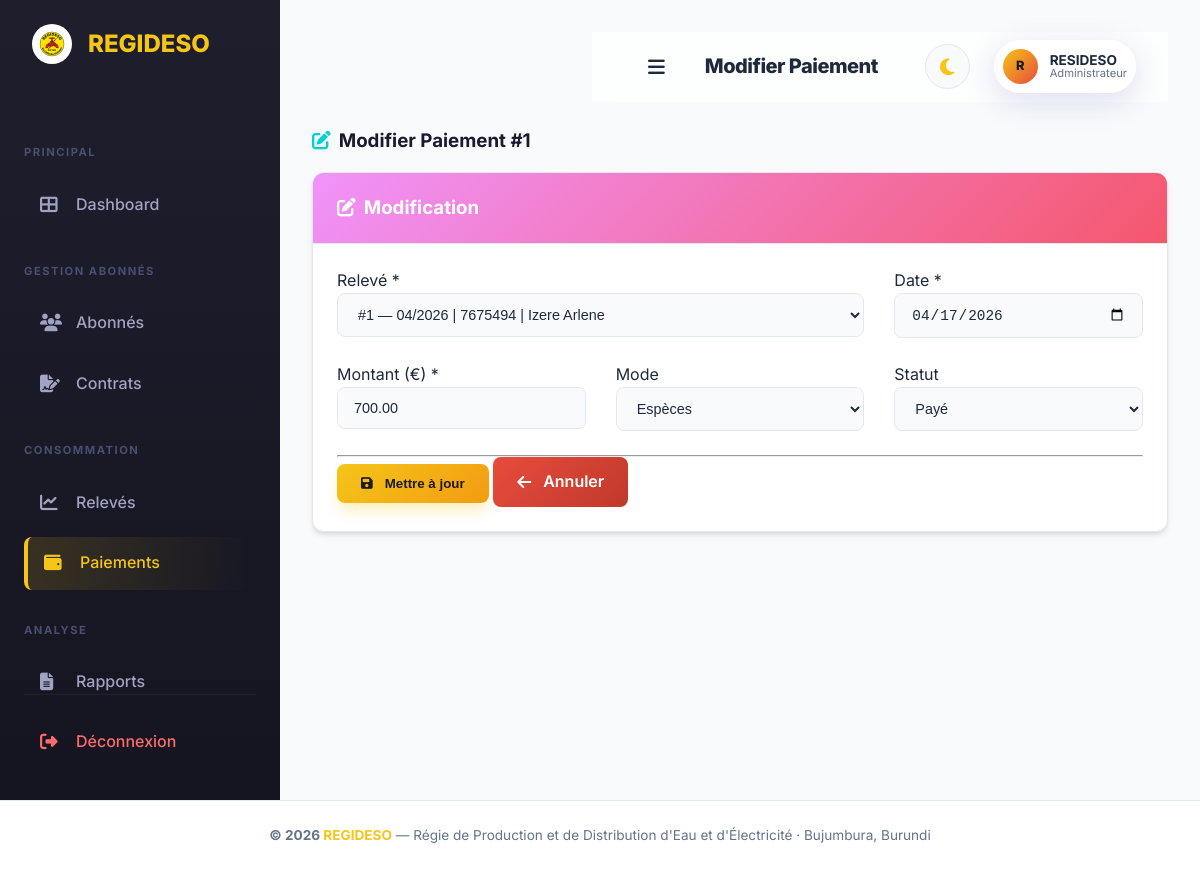
The page /paiements/edit.php?id=1 (signed in) on the database its author committed.
### tables this page shows
CREATE TABLE `paiement` (
  `id_paiement` int(11) NOT NULL,
  `date_paiement` date DEFAULT curdate(),
  `montant_paiement` decimal(10,2) NOT NULL,
  `mode_paiement` varchar(30) DEFAULT 'Esp??ces',
  `Statut_paiement` varchar(30) DEFAULT 'Pay??',
  `releve_id_releve` int(11) NOT NULL
);

### includes/functions.php (called while the page is built, shortened)
<?php
function sanitize($data) {
    return htmlspecialchars(trim($data), ENT_QUOTES, 'UTF-8');
}

### paiements/edit.php (the view, shortened to what this page needs)
<?php
require_once __DIR__ . '/../config/database.php';
require_once __DIR__ . '/../includes/functions.php';
$id = (int)($_GET['id'] ?? 0);
$stmt = $pdo->prepare("SELECT * FROM paiement WHERE id_paiement = ?");
$stmt->execute([$id]);
$paiement = $stmt->fetch();
$releves = $pdo->query("SELECT r.id_releve, r.periode_releve, r.ConsommationCalculee_releve, cm.numero_Compteur, a.nom_abonnes, a.prenom_abonnes
    FROM releve r LEFT JOIN compteur cm ON r.id_Compteur = cm.id_Compteur
    LEFT JOIN point_de_service p ON cm.id_Point_de_service = p.id_Point_de_service
    LEFT JOIN contrat c ON p.id_Contrat = c.id_Contrat LEFT JOIN abonne a ON c.idabonne_abonnes = a.idabonne_abonnes ORDER BY r.id_releve DESC")->fetchAll();
$errors = [];
if ($_SERVER['REQUEST_METHOD'] === 'POST') {
    if (!verify_csrf_token($_POST['csrf_token'] ?? '')) $errors[] = 'Token CSRF invalide.';
    $date_paiement = trim($_POST['date_paiement'] ?? '');
    $montant       = (float)($_POST['montant'] ?? 0);
    $mode          = trim($_POST['mode'] ?? '');
    $statut        = trim($_POST['statut'] ?? '');
    $releve_id     = (int)($_POST['releve_id'] ?? 0);
    if (empty($date_paiement)) $errors[] = 'Date obligatoire.';
    if ($montant <= 0)         $errors[] = 'Montant doit être > 0.';
    if ($releve_id <= 0)       $errors[] = 'Sélectionnez un relevé.';
    if (empty($errors)) {
        $stmt = $pdo->prepare("UPDATE paiement SET date_paiement=?, montant_paiement=?, mode_paiement=?, Statut_paiement=?, releve_id_releve=? WHERE id_paiement=?");
        $stmt->execute([$date_paiement, $montant, $mode, $statut, $releve_id, $id]);
        set_flash('success', 'Paiement modifié avec succès.');
        header('Location: index.php'); exit;
    }
} else {
    $date_paiement = $paiement['date_paiement'];
    $montant       = $paiement['montant_paiement'];
    $mode          = $paiement['mode_paiement'];
    $statut        = $paiement['Statut_paiement'];
    $releve_id     = $paiement['releve_id_releve'];
}
require_once __DIR__ . '/../includes/header.php';
?>
<div class="row mb-3"><div class="col-12"><h3 style="font-weight:700;color:#1a1a2e;"><i class="fas fa-edit mr-2" style="color:#00d2d3;"></i>Modifier Paiement #<?= $id ?></h3></div></div>
<div class="card">
    <div class="card-header" style="background:linear-gradient(135deg,#f093fb,#f5576c);color:white;"><h3 class="card-title"><i class="fas fa-edit mr-2"></i>Modification</h3></div>
    <div class="card-body">
        <form method="POST">
            <div class="row">
                <div class="col-md-8"><div class="form-group"><label>Relevé <span class="text-danger">*</span></label>
                    <select name="releve_id" class="form-control" required><option value="">-- Sélectionner --</option>
                    <?php foreach ($releves as $r): ?><option value="<?= $r['id_releve'] ?>" <?= ($releve_id == $r['id_releve']) ? 'selected' : '' ?>>#<?= $r['id_releve'] ?> </option><?php endforeach; ?>
                    </select></div></div>
                <div class="col-md-4"><div class="form-group"><label>Date <span class="text-danger">*</span></label><input type="date" name="date_paiement" class="form-control" value="<?= sanitize($date_paiement) ?>" required></div></div>
            </div>
            <div class="row">
                <div class="col-md-4"><div class="form-group"><label>Montant (€) <span class="text-danger">*</span></label><input type="number" step="0.01" name="montant" class="form-control" value="<?= $montant ?>" required></div></div>
                <div class="col-md-4"><div class="form-group"><label>Mode</label><select name="mode" class="form-control"><option value="Espèces" <?= $mode==='Espèces'?'selected':'' ?>>Espèces</option></select></div></div>
                <div class="col-md-4"><div class="form-group"><label>Statut</label><select name="statut" class="form-control"><option value="Payé" <?= $statut==='Payé'?'selected':'' ?>>Payé</option></select></div></div>
            </div>
            <hr>
            <button type="submit" class="btn btn-primary"><i class="fas fa-save mr-1"></i> Mettre à jour</button>
            <a href="index.php" class="btn btn-secondary"><i class="fas fa-arrow-left mr-1"></i> Annuler</a>
        </form>
    </div>
</div>
<?php require_once __DIR__ . '/../includes/footer.php'; ?>

### assets/css/premium.css (style rules this page uses)
:root { --primary: #f5c518; --primary-dark: #e8a700; --secondary: #e74c3c; --secondary-dark: #c0392b; --accent: #1dd1a1; --bg-main: #f8fafc; --bg-sidebar: linear-gradient(180deg, #1e1e2d 0%, #151521 100%); --bg-card: #ffffff; --text-main: #1e293b; --text-muted: #64748b; --text-on-primary: #1a1a1a; --border: #e2e8f0; --glass: rgba(255, 255, 255, 0.7); --glass-border: rgba(255, 255, 255, 0.4); --shadow-sm: 0 1px 3px rgba(0,0,0,0.1); --shadow-md: 0 4px 6px -1px rgba(0,0,0,0.1), 0 2px 4px -1px rgba(0,0,0,0.06); --shadow-lg: 0 10px 15px -3px rgba(0,0,0,0.1), 0 4px 6px -2px rgba(0,0,0,0.05); --shadow-premium: 0 20px 25px -5px rgba(0,0,0,0.1), 0 10px 10px -5px rgba(0,0,0,0.04); --shadow-primary: 0 10px 15px -3px rgba(245, 197, 24, 0.3); --radius-sm: 8px; --radius-md: 12px; --radius-lg: 20px; --radius-xl: 30px; --transition: all 0.3s cubic-bezier(0.4, 0, 0.2, 1); }
* { margin: 0; padding: 0; box-sizing: border-box; }
body { font-family: 'Inter', system-ui, -apple-system, sans-serif; background-color: var(--bg-main); color: var(--text-main); line-height: 1.6; overflow-x: hidden; transition: background-color 0.3s, color 0.3s; }
a { text-decoration: none; color: inherit; transition: var(--transition); }
.row { display: flex; flex-wrap: wrap; gap: 0; margin-right: -15px; margin-left: -15px; margin-bottom: 1.5rem; }
[class*="col-"] { position: relative; width: 100%; padding-right: 15px; padding-left: 15px; }
.col-12 { flex: 0 0 100%; max-width: 100%; }
@media (min-width: 768px) { .col-md-8 { flex: 0 0 66.666667%; max-width: 66.666667%; } }
@media (min-width: 768px) { .col-md-4 { flex: 0 0 33.333333%; max-width: 33.333333%; } }
.mb-3 { margin-bottom: 1rem !important; }
.mr-1 { margin-right: 0.25rem !important; }
.mr-2 { margin-right: 0.5rem !important; }
.card { background: var(--bg-card); border: 1px solid var(--border); border-radius: var(--radius-md); box-shadow: var(--shadow-md); overflow: hidden; transition: var(--transition); animation: slideInUp 0.6s ease forwards; }
.card-header { padding: 1.25rem 1.5rem; border-bottom: 1px solid var(--border); display: flex; align-items: center; justify-content: space-between; font-weight: 700; }
.card-body { padding: 1.5rem; }
.btn { display: inline-flex; align-items: center; justify-content: center; padding: 0.75rem 1.5rem; border-radius: var(--radius-sm); font-weight: 600; cursor: pointer; border: none; gap: 0.5rem; transition: var(--transition); white-space: nowrap; }
.btn-primary { background: linear-gradient(135deg, var(--primary), #f39c12); color: var(--text-on-primary); box-shadow: var(--shadow-primary); }
.btn-secondary { background: linear-gradient(135deg, var(--secondary), #c0392b); color: white; }
.form-control { display: block; width: 100%; padding: 0.75rem 1rem; font-size: 0.9rem; color: var(--text-main); background-color: var(--bg-main); background-clip: padding-box; border: 1px solid var(--border); border-radius: var(--radius-sm); transition: var(--transition); }
.card { transition: var(--transition); }
.btn { position: relative; overflow: hidden; }
.btn::after { content: ''; position: absolute; top: -50%; left: -50%; width: 200%; height: 200%; background: radial-gradient(circle, rgba(255,255,255,0.2) 0%, transparent 70%); opacity: 0; transition: opacity 0.5s ease; pointer-events: none; }

### rows shown on the page
paiement: releve_id "#1 — 04/2026 | 7675494 | Izere Arlene", date_paiement "04/17/2026", montant "700.00", mode "Espèces", statut "Payé"

### other values the page prints
$page_title "Modifier Paiement"
substr($_SESSION['user_prenom'] ?? 'U', 0, 1) "R"
$_SESSION['user_prenom'] "RESIDESO"
$_SESSION['user_role'] "Administrateur"
$id "1"
